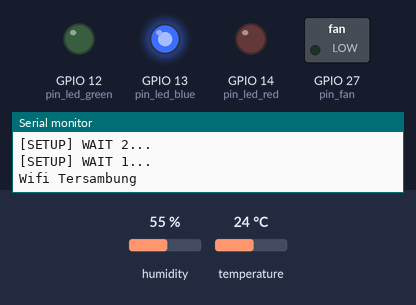
Simulated run of this sketch. Board: ESP32. Shown: switched loads named in the sketch (green lamp = pin HIGH), output pins drawn as LEDs (lit = HIGH), the last lines printed to the serial monitor. The test bench sets the inputs (shaded band); at power-on: temperature 24 °C, humidity 55 %. WiFi joins after 1.5 s; servers stay silent unless stated; uploads are accepted with an empty reply.

Above: at 5.2 s.
5.3 s: temperature set to 26 °C
At 11.2 s:
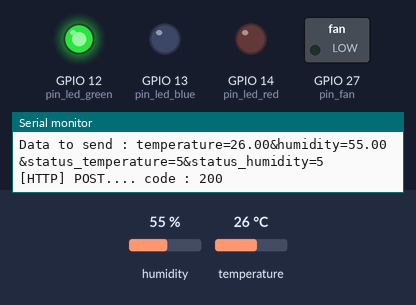
12.2 s: temperature set to 34 °C
18.6 s: temperature set to 37 °C
At 21.6 s:
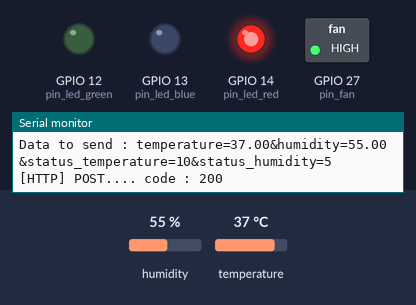
25.0 s: temperature set to 12 °C
At 26.7 s:
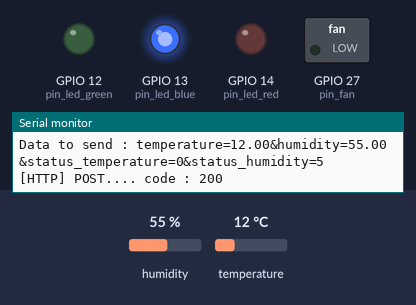
31.4 s: temperature set to 28 °C
At 33.1 s:
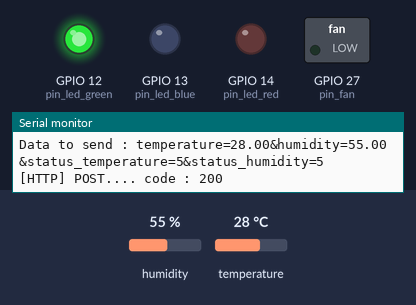
Timing chart, 0 to 34.6 s (numbered marks = the images above; inputs shaded):
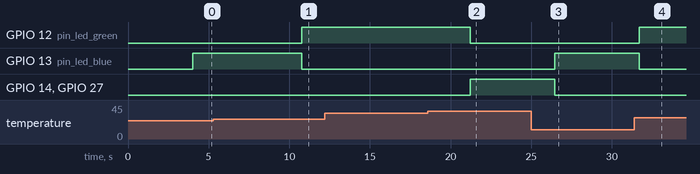

The sketch:

Code.ino
```cpp
#include <Arduino.h>
#include <WiFi.h>
#include <WiFiMulti.h>
#include <HTTPClient.h>
#include <DHT.h>

WiFiMulti wifiMulti;
const char* ssid = "HUNIAN BRUTAL";
const char* password = "KONTRAKANKITA";
const int pin_dht = 26;
const int pin_led_blue = 13;
const int pin_led_green = 12;
const int pin_led_red = 14;
const int pin_fan = 27;
DHT dht(pin_dht, DHT11);

void setup() {
  Serial.begin(115200);
  Serial.println();
  for(uint8_t t = 4; t > 0; t--){
    Serial.printf("[SETUP] WAIT %d... \n", t);
    Serial.flush();
    delay(1000);
  }
  wifiMulti.addAP(ssid, password);
  Serial.print("Wifi Tersambung");
  dht.begin();
  pinMode(pin_led_blue, OUTPUT);
  pinMode(pin_led_green, OUTPUT);
  pinMode(pin_led_red, OUTPUT);
  pinMode(pin_fan, OUTPUT);
}

void loop(){
  float temperature = dht.readTemperature();
  float humidity = dht.readHumidity();
  int statusTemperature = 0;
  int statusHumidity = 0;

  if (temperature > 35) {
    statusTemperature = 10;
    digitalWrite(pin_led_red, HIGH);
    digitalWrite(pin_led_green, LOW);
    digitalWrite(pin_led_blue, LOW);
    digitalWrite(pin_fan, HIGH);
  } else if (temperature >= 25 && temperature <= 35) {
    statusTemperature = 5;
    digitalWrite(pin_led_green, HIGH);
    digitalWrite(pin_led_red, LOW);
    digitalWrite(pin_led_blue, LOW);
    digitalWrite(pin_fan, LOW);
  } else {
    statusTemperature = 0;
    digitalWrite(pin_led_blue, HIGH);
    digitalWrite(pin_led_green, LOW);
    digitalWrite(pin_led_red, LOW);
    digitalWrite(pin_fan, LOW);
  }

  if (humidity > 65) {
    statusHumidity = 10;
  } else if (humidity >= 45 && humidity <= 65) {
    statusHumidity = 5;
  } else {
    statusHumidity = 0;
  }

  if((wifiMulti.run() == WL_CONNECTED)) {
    HTTPClient http;
    Serial.print("[HTTP] BEGIN... \n");
    Serial.println(temperature);
    Serial.println(humidity);
    Serial.println(statusTemperature);
    Serial.println(statusHumidity);
    String url = "http://192.168.1.11/web/kirimdata.php?";
    String postData = "temperature=" + String(temperature) +
                      "&humidity=" + String(humidity) +
                      "&status_temperature=" + String(statusTemperature) +
                      "&status_humidity=" + String(statusHumidity);
    Serial.print("URL to send : " + url + "\n");
    Serial.print("Data to send : " + postData + "\n");
    http.begin(url);
    http.addHeader("Content-Type", "application/x-www-form-urlencoded");
    int httpCode = http.POST(postData);

    if(httpCode > 0) {
      Serial.printf("[HTTP] POST.... code : %d\n", httpCode);

      if(httpCode == HTTP_CODE_OK) {
        String payload = http.getString();
        Serial.println(payload);
      }
    } else {
      Serial.printf("[HTTP] POST.... failed, error : %s\n", http.errorToString(httpCode).c_str());
    }

    http.end();
  }

  delay(5000);
}
```

Measured:
- the behaviour switches between 24 and 25 °C on temperature (found by bisection; images 0 and 1)
- the behaviour switches between 35 and 36 °C on temperature (found by bisection; images 1 and 2)
- after the input at 5.3 s, GPIO 12 (pin_led_green): LOW → HIGH after 5.5 s; GPIO 13 (pin_led_blue): HIGH → LOW after 5.5 s
- after the input at 18.6 s, GPIO 12 (pin_led_green): HIGH → LOW after 2.6 s; GPIO 14 (pin_led_red), GPIO 27 (pin_fan): LOW → HIGH after 2.6 s
- after the input at 25.0 s, GPIO 13 (pin_led_blue): LOW → HIGH after 1.5 s; GPIO 14 (pin_led_red), GPIO 27 (pin_fan): HIGH → LOW after 1.5 s
- after the input at 31.4 s, GPIO 12 (pin_led_green): LOW → HIGH after 0.29 s; GPIO 13 (pin_led_blue): HIGH → LOW after 0.29 s
